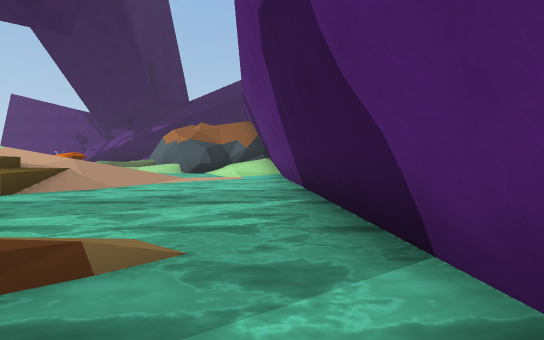
[1] (above)

21 first-person views from a walk through a scene from a Unity 3-D project. The camera is 1.2 m above the floor, tilts 2° down and sees 85° across. The floor is counted in squares, 2 m on a side. Each view is taken from the middle of a square. On the plan, view 1 faces up. The plan holds only what a view shows up to about 9 squares ahead; the rest is blank. The place goes on beyond the plan. The player is left out. Some surface patterns are stand-ins.

[2]
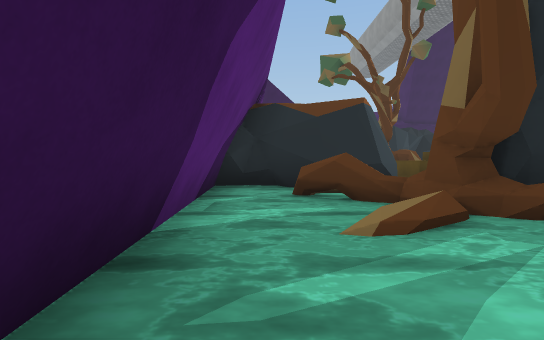

[3]
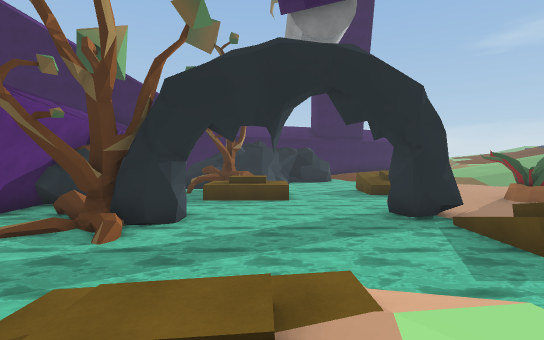

[4]
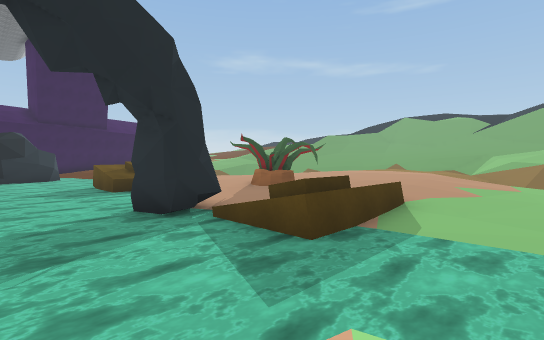

[5]
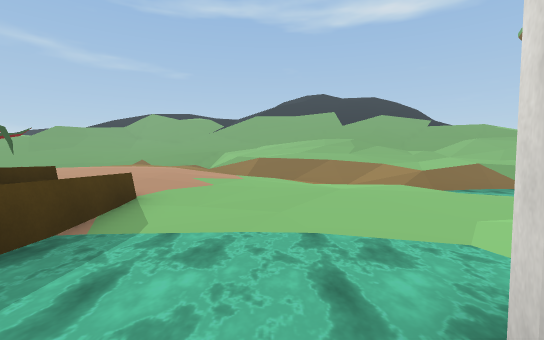

[6]
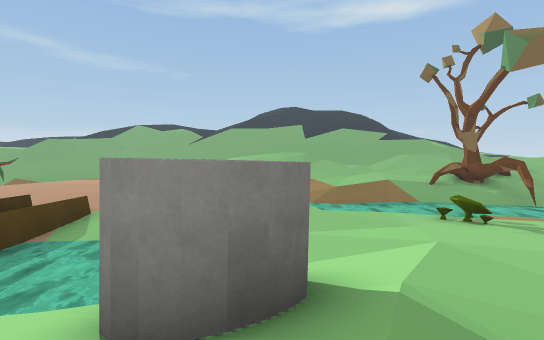

[7]
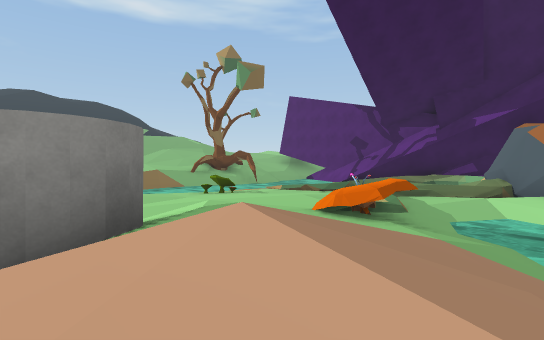

[8]
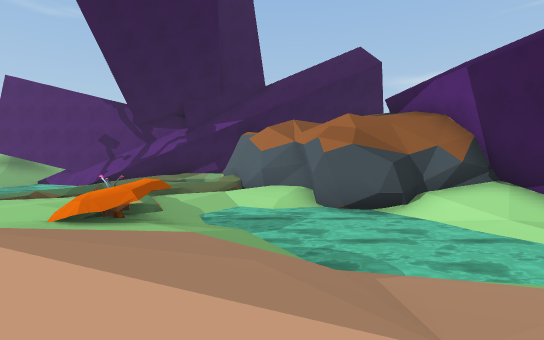

[9]
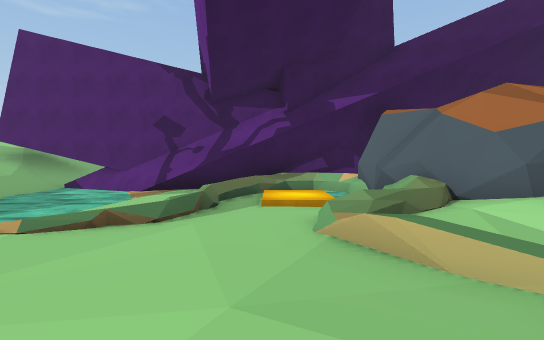

[10]
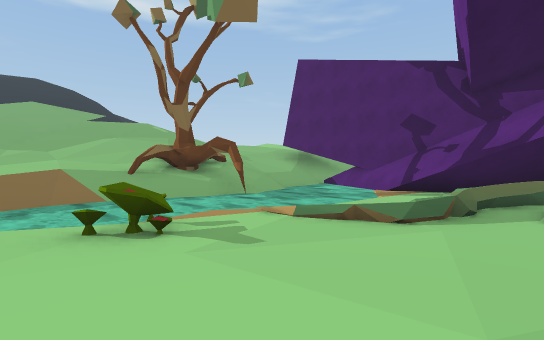

[11]
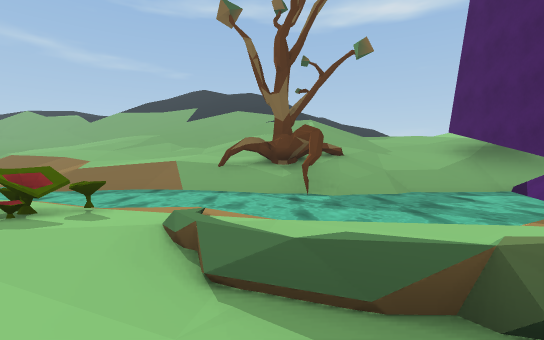

[12]
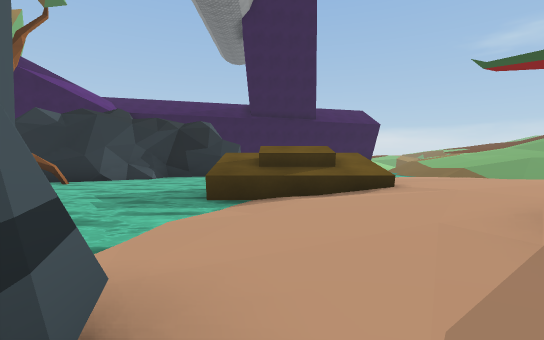

[13]
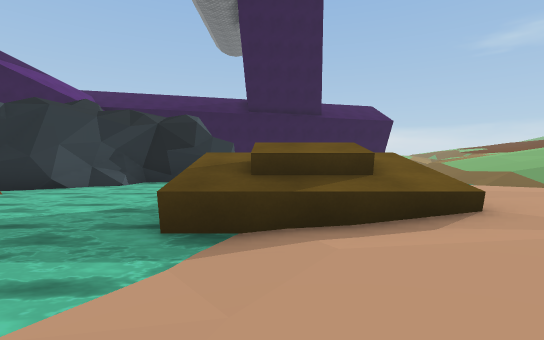

[14]
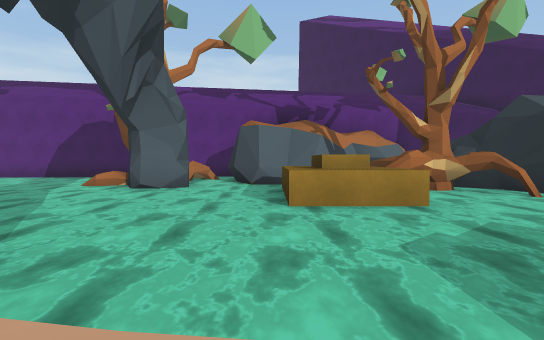

[15]
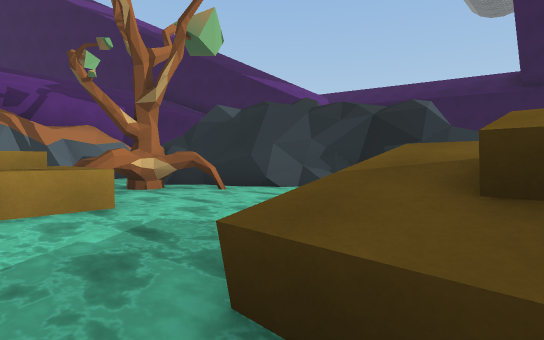

[16]
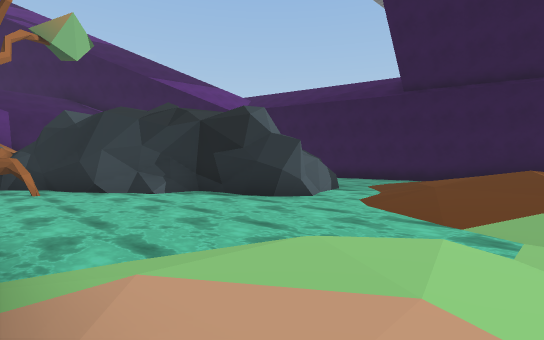

[17]
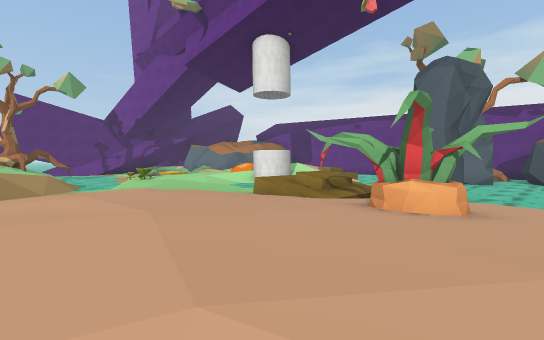

[18]
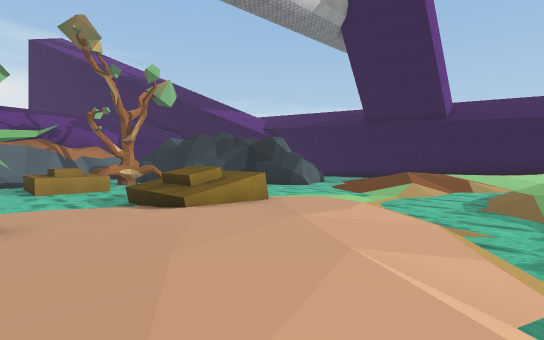

[19]
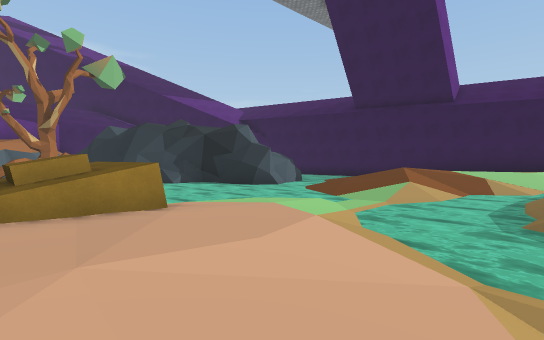

[20]
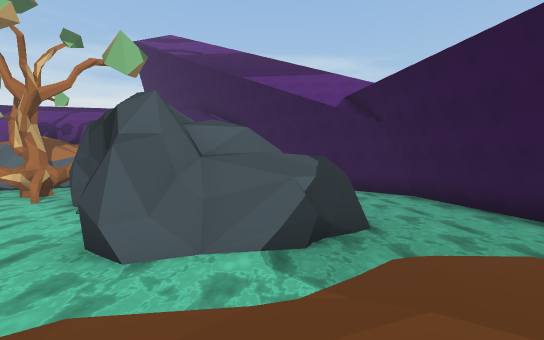

[21]
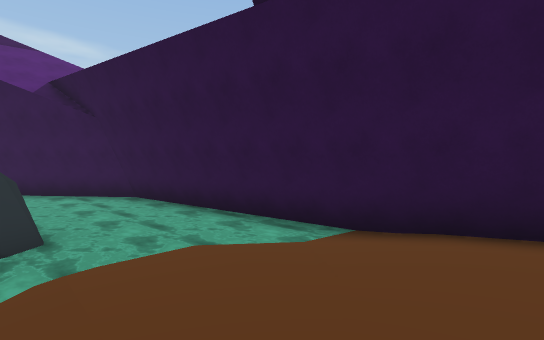

### Floor plan
Key: @ floor where view 1 was taken; # wall or solid block; x gap in a wall; . main floor; : floor 0.25 m higher than the main floor; - floor 0.25 m lower than the main floor; + floor 0.5 m higher than the main floor; _ floor 0.5 m lower than the main floor; * floor 0.75 m higher than the main floor; % floor 1 m higher than the main floor; / step, stairs or slope; = window, fence, low wall or low ledge; ~ water the walk can cross; ≈ water the walk keeps out of; ^ raised ledge; v drop or lower ground; M mushroom; P plant; O other object.
Columns run from 18 left of view 1 to 1 right of it. Each row starts with its distance up from view 1.
 20   #
 19 /##x#########
 18 ///~~~###.~^#
 17 ///~~~--//~~#
 16 ///_~~--///_#
 15  ###~~/-////###
 14 /##~~~///-=#//#
 13 ///~~_////////#####
 12 ///~~/-././/~~~##/#
 11 ///~~-M/.://~~~~//#
 10 ///~~--/...P/~~~~/#
  9 ///~~..///////~~~/#
  8 //_~/...////////_~##
  7 //_/../-_##/////~~~#
  6 ////.//_~##////~~~~#
  5  //..//~~~////~~~~~#
  4   /:///~~~_/ ~~~~~~#
  3  /+:///~~~~~~~~~~~~#
  2 /++//=^^+~~~~~~≈~≈~#
  1 +*//////.~~~~~~##~~#
  0 **+////-#~~~~~###^@#
 -1 *++:OO.-#≈~~~~~≈≈≈~#
 -2 +++:/O./_~~~~~~~####
 -3 /++::///_~~~~~~~#
 -4 //::.///~~~~^#^~#
 -5 ~//:.///+~~~^^^  #
 -6 ~//..== %~~~~~## #
 -7 ~_/../v_≈~~~~~#~~
 -8 ~~~/../~~~~~~##/
 -9 /~~~/-_~~~~~~##=
-10 //~~__~~~~~~//=
-11 //~~/~~~~~~///
-12  /~////~~#/ //
-13  /~////_~///
-14  ~~/////~///
-15  ~//////_~/
-16      ////~~~~~~~##
-17      ////~~~~~~##
-18      ///~~~~~###
-19      #########

Positions as (right, up) in squares from view 1, and headings:
1: (0, 0), facing up
2: (0, 4), facing down
3: (-6, 7), facing down
4: (-7, 5), facing down-left
5: (-8, 5), facing left
6: (-6, 7), facing left
7: (-5, 6), facing up-left
8: (-5, 6), facing up
9: (-9, 10), facing up
10: (-9, 10), facing up-left
11: (-9, 14), facing left
12: (-11, 0), facing down
13: (-11, -2), facing down
14: (-11, -3), facing right
15: (-11, -4), facing down-right
16: (-14, -7), facing down-right
17: (-18, -3), facing up-right
18: (-18, -2), facing down-right
19: (-17, -5), facing down-right
20: (-13, -14), facing right
21: (-13, -15), facing down-right
